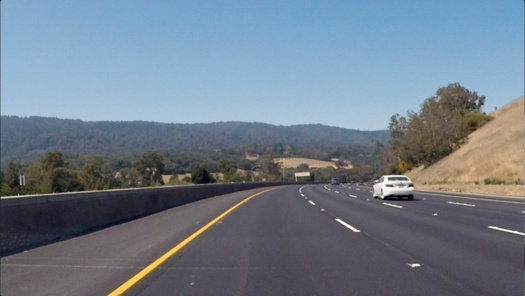
#> input picture convolutional-neural-networks/conv-visualization/data/curved_lane.jpg, 525 x 296 px, shrunk from 1280 x 720 before the run
$ jupyter execute custom_filters.ipynb   (shell and % lines are left out)
#> lines starting #> are read from the running program, lines starting #| are printed output that depends on the picture
# Creating a Filter, Edge Detection

### Import resources and display image

[cell 1]
import matplotlib.pyplot as plt
import matplotlib.image as mpimg

import cv2
import numpy as np


# Read in the image
image = mpimg.imread('data/curved_lane.jpg')
#> image is the input picture: shape (296, 525, 3); mean R, G, B 112.1, 125, 138.7

plt.imshow(image)

### Convert the image to grayscale

[cell 2]
# Convert to grayscale for filtering
gray = cv2.cvtColor(image, cv2.COLOR_RGB2GRAY)
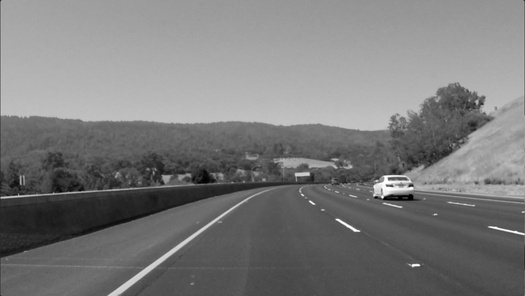
#> gray: shape (296, 525); min 0, max 255, mean 122.7

plt.imshow(gray, cmap='gray')

### TODO: Create a custom kernel

Below, you've been given one common type of edge detection filter: a Sobel operator.

The Sobel filter is very commonly used in edge detection and in finding patterns in intensity in an image. Applying a Sobel filter to an image is a way of **taking (an approximation) of the derivative of the image** in the x or y direction, separately. The operators look as follows.

**It's up to you to create a Sobel x operator and apply it to the given image.**

For a challenge, see if you can put the image through a series of filters: first one that blurs the image (takes an average of pixels), and then one that detects the edges.

[cell 3]
# Create a custom kernel

# 3x3 array for edge detection
sobel_y = np.array([[ -1, -2, -1],
                   [ 0, 0, 0],
                   [ 1, 2, 1]])

## TODO: Create and apply a Sobel x operator
sobel_x = np.array([[ -1, 0, 1],
                   [ -2, 0, 2],
                   [ -1, 0, 1]])


# Filter the image using filter2D, which has inputs: (grayscale image, bit-depth, kernel)
filtered_image = cv2.filter2D(gray, -1, sobel_y)

plt.imshow(filtered_image, cmap='gray')

### Test out other filters!

You're encouraged to create other kinds of filters and apply them to see what happens! As an **optional exercise**, try the following:
* Create a filter with decimal value weights.
* Create a 5x5 filter
* Apply your filters to the other images in the `images` directory.

[cell 4]
dec_vals_filter = np.array([[ .1, .2, .3],
                             [ .1, .2, .3],
                             [ .1, .2, .3]])
filtered_image = cv2.filter2D(gray, -1, dec_vals_filter)
plt.imshow(filtered_image, cmap='gray')

[cell 5]
image = mpimg.imread('data/bridge_trees_example.jpg')
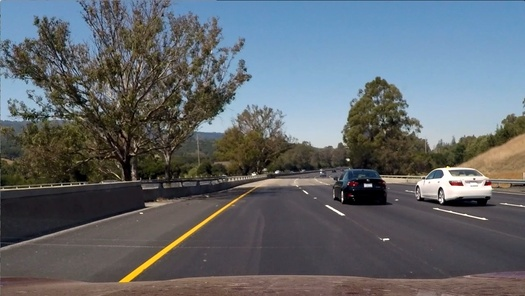
#> input picture convolutional-neural-networks/conv-visualization/data/bridge_trees_example.jpg, 525 x 296 px, shrunk from 1280 x 720 before the run
#> image is the input picture: shape (296, 525, 3); mean R, G, B 97, 102.6, 107.9
other_image = cv2.cvtColor(image, cv2.COLOR_RGB2GRAY)
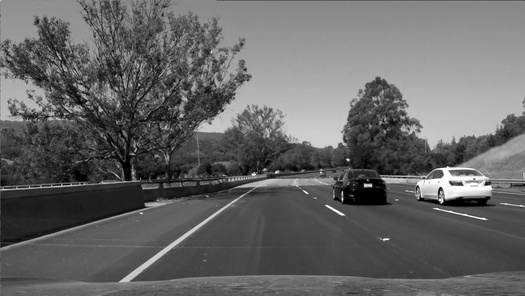
#> other_image: shape (296, 525); min 0, max 255, mean 101.5
filtered_image = cv2.filter2D(other_image, -1, dec_vals_filter)
plt.imshow(filtered_image, cmap='gray')

[cell 6]
image = mpimg.imread('data/sobel_ops.png')
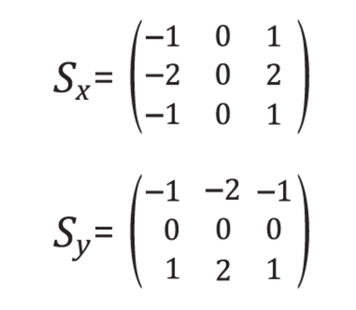
#> input picture convolutional-neural-networks/conv-visualization/data/sobel_ops.png, 356 x 310 px, shrunk from 866 x 754 before the run
#> image is the input picture: shape (310, 356, 4) float32; mean R, G, B, A 0.965, 0.964, 0.964, 1
other_image = cv2.cvtColor(image, cv2.COLOR_RGB2GRAY)
#> other_image: shape (310, 356) float32
filtered_image = cv2.filter2D(other_image, -1, dec_vals_filter)
#> filtered_image: shape (310, 356) float32
plt.imshow(filtered_image, cmap='gray')

[cell 7]
image = mpimg.imread('data/white_lines.jpg')
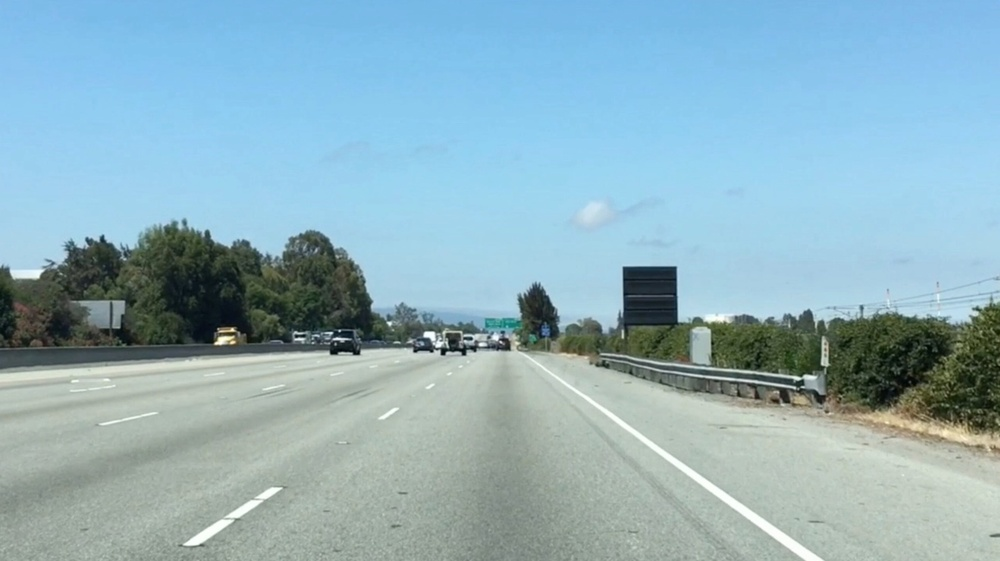
#> input picture convolutional-neural-networks/conv-visualization/data/white_lines.jpg, 1000 x 561 px, shrunk from 2436 x 1366 before the run
#> image is the input picture: shape (561, 1000, 3); mean R, G, B 143.6, 177.1, 188.4
other_image = cv2.cvtColor(image, cv2.COLOR_RGB2GRAY)
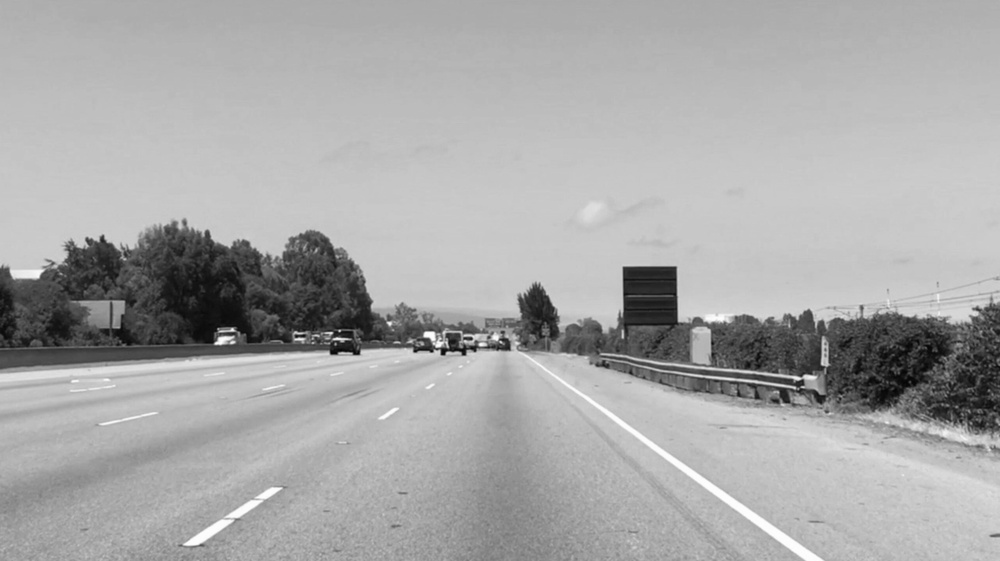
#> other_image: shape (561, 1000); min 3, max 255, mean 168.3
filtered_image = cv2.filter2D(other_image, -1, dec_vals_filter)
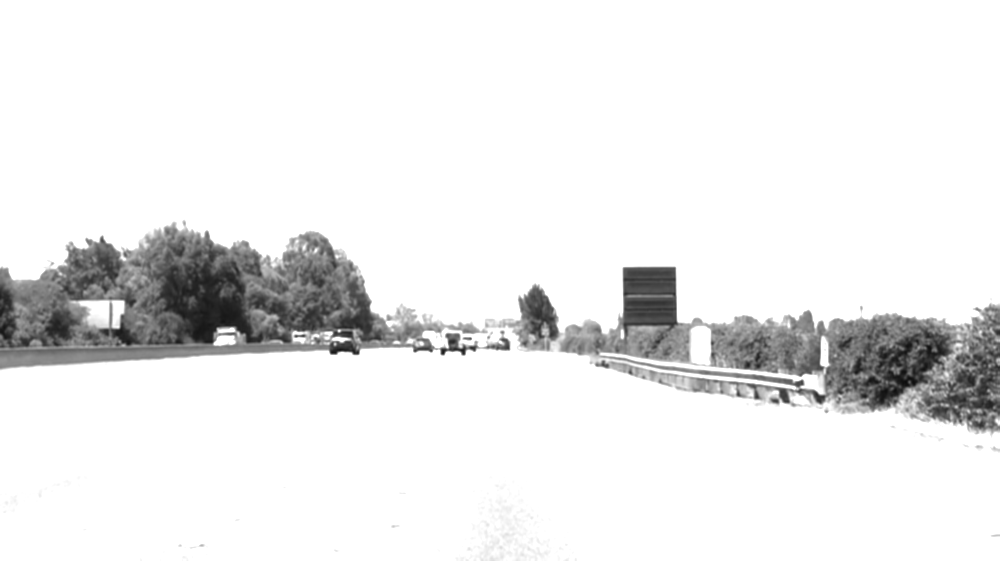
#> filtered_image: shape (561, 1000); min 13, max 255, mean 235.1
plt.imshow(filtered_image, cmap='gray')

[cell 8]
fxf_filter = np.array([[0,-1, 0, 1, 0],
                      [-1, -2, 0, 2, 1],
                      [-3, -3, 0, 3, 3],
                      [-1, -2, 0, 2, 1],
                      [0, -1, 0, 1, 0]])
filtered_image = cv2.filter2D(gray, -1, fxf_filter)
#> filtered_image: shape (296, 525)
plt.imshow(filtered_image, cmap='gray')

[cell 9]
image = mpimg.imread('data/bridge_trees_example.jpg')
other_image = cv2.cvtColor(image, cv2.COLOR_RGB2GRAY)
filtered_image = cv2.filter2D(other_image, -1, fxf_filter)
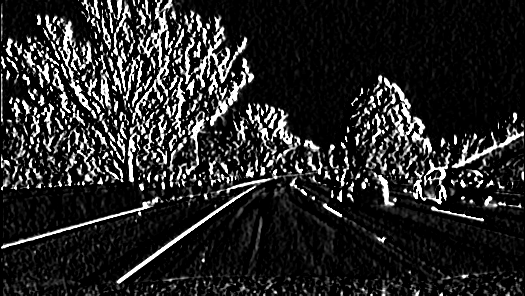
#> filtered_image: shape (296, 525); min 0, max 255, mean 38.9
plt.imshow(filtered_image, cmap='gray')

[cell 10]
image = mpimg.imread('data/sobel_ops.png')
other_image = cv2.cvtColor(image, cv2.COLOR_RGB2GRAY)
filtered_image = cv2.filter2D(other_image, -1, fxf_filter)
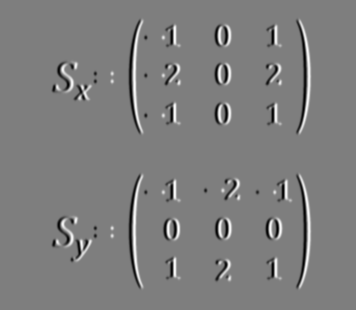
#> filtered_image: shape (310, 356) float32; min -12.27, max 12.47, mean -3.42e-09; drawn with min black and max white
plt.imshow(filtered_image, cmap='gray')

[cell 11]
image = mpimg.imread('data/white_lines.jpg')
other_image = cv2.cvtColor(image, cv2.COLOR_RGB2GRAY)
filtered_image = cv2.filter2D(other_image, -1, fxf_filter)
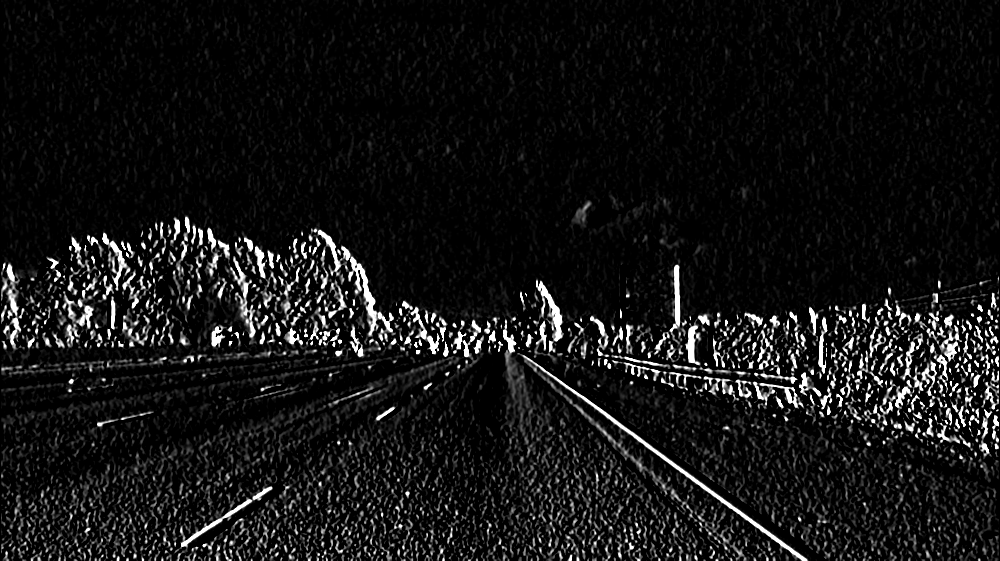
#> filtered_image: shape (561, 1000); min 0, max 255, mean 20.6
plt.imshow(filtered_image, cmap='gray')
